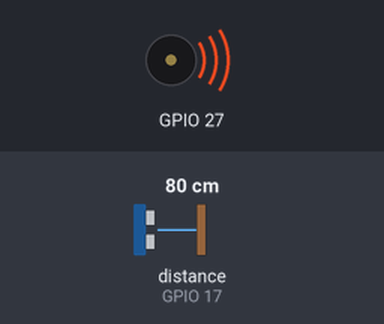
Bench run of a program on a simulated Raspberry Pi (BCM pin numbers). On the bench: buzzer (waves = sounding). Inputs (shaded band) come from the test bench; at power-on: distance to the obstacle (sensor on GPIO 17) 80 cm. The echo pulse lasts 58.3 µs per cm; random numbers come from a fixed seed; the clock reads 2024-03-15 10:24:30 at power-on unless the program sets it; what the program prints to the terminal is not drawn.

Above: at 0.1 s.
Timing chart, 0 to 22.0 s (numbered marks = the images above):
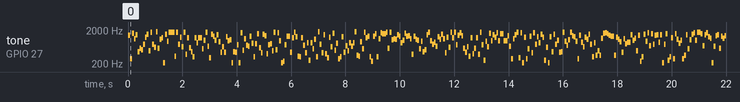

Measured:
- by itself, tone on GPIO 27: plays 1411 Hz for 0.07 s, 282 Hz for 0.07 s, 1596 Hz for 0.07 s, 1103 Hz for 0.07 s, 1452 Hz for 0.07 s, 466 Hz for 0.07 s … (320 notes in this stretch)

The program:

Telmin_new.py
```python
import time
import random
import RPi.GPIO as GPIO
import wiringpi

INTERVAL=0.05
SOUND_PORT = 27
ECHO_PORT = 17
TRIG_PORT = 4
SOUND_HIGH = 1760
SOUND_LOW = 220
DISTANCE_HIGH = 75


def make_sound(distance: float):
    if distance > DISTANCE_HIGH+1:
        distance = random.randint(0, DISTANCE_HIGH)
    a = -DISTANCE_HIGH/(SOUND_HIGH-SOUND_LOW)
    b = -SOUND_HIGH*a
    return (distance-b)/a


class Telmin:

    def __init__(self):
        GPIO.setmode(GPIO.BCM)
        GPIO.setup(TRIG_PORT, GPIO.OUT)
        GPIO.setup(ECHO_PORT, GPIO.IN)
        wiringpi.wiringPiSetupGpio()
        wiringpi.softToneCreate(SOUND_PORT)

    def __del__(self):
        print("これほんとに呼ばれるのか？？？")
        GPIO.cleanup()

    def read_distance(self):
        GPIO.output(TRIG_PORT, GPIO.LOW)
        time.sleep(0.001)
        GPIO.output(TRIG_PORT, GPIO.HIGH)
        time.sleep(0.011)
        GPIO.output(TRIG_PORT, GPIO.LOW)
        while GPIO.input(ECHO_PORT) == GPIO.LOW:
            start = time.time()
        while GPIO.input(ECHO_PORT) == GPIO.HIGH:
            end = time.time()
        duration = end-start
        distance = duration*17000
        return distance

    def main(self, sound_function=make_sound):
        try:
            while 1:
                distance = self.read_distance()

                sound = sound_function(distance)
                print("distance,sound", distance, sound)

                wiringpi.softToneWrite(SOUND_PORT, round(sound))
                time.sleep(INTERVAL)
        except KeyboardInterrupt:
            return


if __name__ == "__main__":
    Telmin().main()
```
